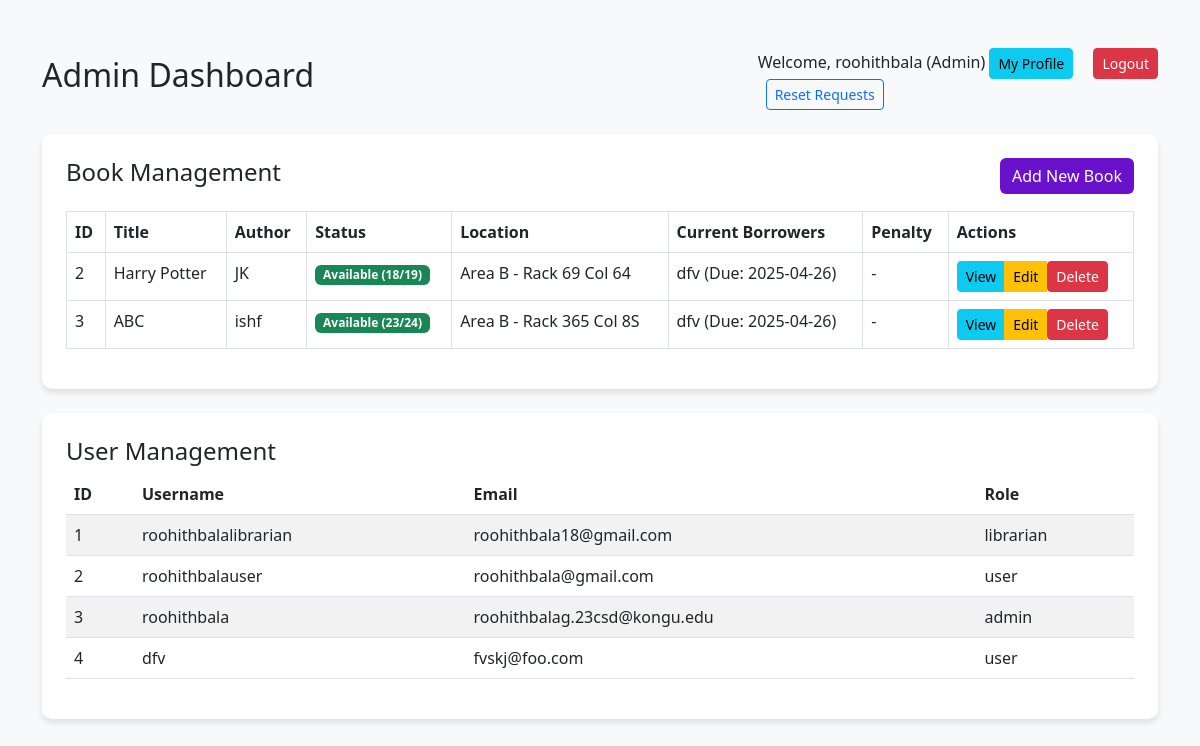
/admin (signed in), run on the app's committed database.
### tables this page shows
CREATE TABLE books (
            id INTEGER PRIMARY KEY AUTOINCREMENT,
            title TEXT NOT NULL,
            author TEXT NOT NULL,
            category TEXT NOT NULL,
            publication_year INTEGER,
            isbn TEXT UNIQUE NOT NULL,
            added_by TEXT,
            main_area TEXT,
            rack_no TEXT,
            column_no TEXT,
            total_copies INTEGER DEFAULT 1,
            available_copies INTEGER DEFAULT 1
        );

CREATE TABLE users (
            id INTEGER PRIMARY KEY AUTOINCREMENT,
            username TEXT UNIQUE NOT NULL,
            email TEXT UNIQUE NOT NULL,
            password TEXT NOT NULL,
            role TEXT NOT NULL,
            first_name TEXT,
            last_name TEXT,
            date_of_birth DATE,
            gender TEXT,
            phone TEXT,
            address TEXT,
            occupation TEXT,
            reading_interests TEXT,
            created_at DATETIME DEFAULT CURRENT_TIMESTAMP
        );

### app.py (the view)
@app.route("/admin")
def admin_dashboard():
    if "user_id" not in session or session.get("role") != "admin":
        flash("Access Denied! Only Admins can access this page.", "danger")
        return redirect(url_for("home"))
    with get_db_connection() as conn:
        books = conn.execute("""
            SELECT b.*,
                   COUNT(DISTINCT bc.copy_id) as total_copies,
                   SUM(CASE WHEN bc.status = 'Available' THEN 1 ELSE 0 END) as available_copies,
                   GROUP_CONCAT(DISTINCT
                       CASE WHEN bc.status = 'Taken'
                       THEN u.username || ' (Due: ' || bc.due_date ||
                            CASE WHEN date(bc.due_date) < date('now')
                                 THEN ', Overdue)' ELSE ')' END
                       END) as current_borrowers,
                   MAX(CASE WHEN bc.status = 'Taken' THEN bc.penalty ELSE 0 END) as max_penalty
            FROM books b
            LEFT JOIN book_copies bc ON b.id = bc.book_id
            LEFT JOIN users u ON bc.borrowed_by = u.id
            GROUP BY b.id
        """).fetchall()
        users = conn.execute("""
            SELECT u.*,
                   COUNT(DISTINCT bc.copy_id) as borrowed_books,
                   SUM(bc.penalty) as total_penalties
            FROM users u
            LEFT JOIN book_copies bc ON u.id = bc.borrowed_by
            GROUP BY u.id
        """).fetchall()
    return render_template("admin_dashboard.html", books=books, users=users)

### app.py (called while the page is built)
def get_db_connection():
    conn = sqlite3.connect(DATABASE)
    conn.row_factory = sqlite3.Row
    return conn

### templates/admin_dashboard.html (shortened to what this page needs)
<!DOCTYPE html>
<html lang="en">
<head>
    <link rel="stylesheet" href="https://cdn.jsdelivr.net/npm/bootstrap@5.3.0/dist/css/bootstrap.min.css">
</head>
<body class="container mt-5">
    <header class="d-flex justify-content-between align-items-center mb-4">
        <h2>Admin Dashboard</h2>
        <nav>
                        <span>Welcome, {{ session["username"] }} (Admin)</span>
                        <a href="{{ url_for('profile') }}" class="btn btn-info btn-sm">My Profile</a>
                        <a href="{{ url_for('logout') }}" class="btn btn-danger btn-sm ms-3">Logout</a>
                        <a href="{{ url_for('password_reset_requests') }}" class="btn btn-outline-primary btn-sm ms-2">
                             Reset Requests
                        </a>
        </nav>
    </header>
    <div class="card p-4 mb-4">
        <div class="d-flex justify-content-between align-items-center mb-3">
            <h4>Book Management</h4>
            <a href="{{ url_for('add_book_route') }}" class="btn btn-success">Add New Book</a>
        </div>
        <table class="table table-bordered table-hover">
            <thead>
                <tr>
                    <th>ID</th>
                    <th>Title</th>
                    <th>Author</th>
                    <th>Status</th>
                    <th>Location</th>
                    <th>Current Borrowers</th>
                    <th>Penalty</th>
                    <th>Actions</th>
                </tr>
            </thead>
            <tbody>
                {% for book in books %}
                <tr>
                    <td>{{ book.id }}</td>
                    <td>{{ book.title }}</td>
                    <td>{{ book.author }}</td>
                    <td>
                        <span class="badge {% if book.available_copies > 0 %}bg-success{% else %}bg-danger{% endif %}">
                            {{ "Available" if book.available_copies > 0 else "Taken" }}
                            ({{ book.available_copies }}/{{ book.total_copies }})
                        </span>
                    </td>
                    <td>{{ book.main_area }} - Rack {{ book.rack_no }} Col {{ book.column_no }}</td>
                    <td>
                        {% if book.current_borrowers %}
                            {{ book.current_borrowers }}
                        {% else %}
                            -
                        {% endif %}
                    </td>
                    <td>
                        {% if book.max_penalty > 0 %}
                            <span class="text-danger">₹{{ "%.2f"|format(book.max_penalty) }}</span>
                        {% else %}
                            -
                        {% endif %}
                    </td>
                    <td>
                        <div class="btn-group">
                            <a href="{{ url_for('view_book', book_id=book.id) }}"
                               class="btn btn-info btn-sm">View</a>
                            <a href="{{ url_for('update_book_route', book_id=book.id) }}"
                               class="btn btn-warning btn-sm">Edit</a>
                            <form method="POST"
                                  action="{{ url_for('delete_book_route', book_id=book.id) }}"
                                  class="d-inline"
                                  onsubmit="return confirm('Are you sure you want to delete this book?');">
                                <button type="submit" class="btn btn-danger btn-sm">Delete</button>
                            </form>
                        </div>
                    </td>
                </tr>
                {% endfor %}
            </tbody>
        </table>
    </div>
    <div class="card p-4">
        <h4>User Management</h4>
        <table class="table table-striped table-hover">
            <thead>
                <tr>
                    <th>ID</th>
                    <th>Username</th>
                    <th>Email</th>
                    <th>Role</th>
                </tr>
            </thead>
            <tbody>
                {% for user in users %}
                <tr>
                    <td>{{ user.id }}</td>
                    <td>{{ user.username }}</td>
                    <td>{{ user.email }}</td>
                    <td>{{ user.role }}</td>
                </tr>
                {% endfor %}
            </tbody>
        </table>
    </div>
</body>
</html>

### templates/admin_dashboard.html (style rules this page uses)
body { background-color: #f8f9fa; }
.card { border: none; border-radius: 10px; box-shadow: 0 4px 6px rgba(0, 0, 0, 0.1); }
.btn-success { background-color: #6a11cb; border: none; }
.table thead { background-color: #343a40; color: white; }

### data on the page
books: id "2", title "Harry Potter", author "JK", available_copies "Available", available_copies "18", total_copies "19", main_area "Area B", rack_no "69", column_no "64", current_borrowers "dfv (Due: 2025-04-26)"
books: id "3", title "ABC", author "ishf", available_copies "Available", available_copies "23", total_copies "24", main_area "Area B", rack_no "365", column_no "8S", current_borrowers "dfv (Due: 2025-04-26)"
users: id "1", username "roohithbalalibrarian", email "roohithbala18@gmail.com", role "librarian"
users: id "2", username "roohithbalauser", email "roohithbala@gmail.com", role "user"
users: id "3", username "roohithbala", email "roohithbalag.23csd@kongu.edu", role "admin"
users: id "4", username "dfv", email "fvskj@foo.com", role "user"

### other printed values
{{ session["username"] }} "roohithbala"
